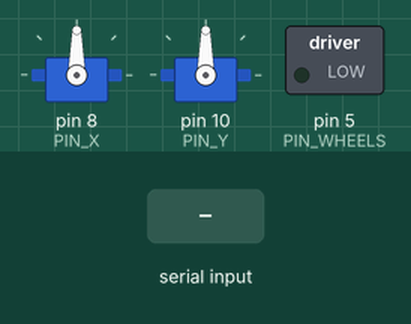
The sketch below on a simulated Arduino Uno, built with avr-gcc and run on an emulated ATmega328P. On the bench: 2 × servo, switched loads named in the sketch (green lamp = pin HIGH). The test bench sets the inputs (shaded band).

Above: at 1.2 s.
1.3 s: "90,45,200\n" received over Serial
At 2.7 s:
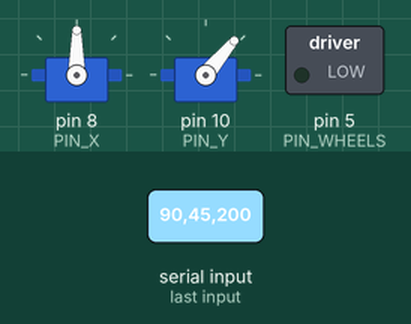
Timing chart, 0 to 4.3 s (numbered marks = the images above; inputs shaded):
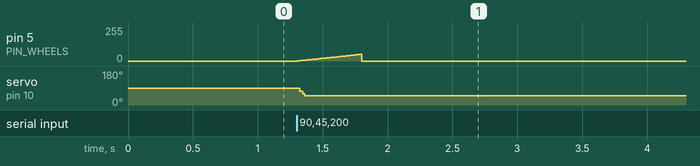

Measured:
- after the input at 1.3 s, pin 5 (PIN_WHEELS): rises from 0/255 to 50/255 in 0.48 s, then falls to 0/255 in 0.01 s; servo on pin 10 (PIN_Y): 90° → 50° at once

The sketch:

project_turrent.ino
```cpp
// Camera turret.
// Reads "x,y,fire\n" over USB serial at 115200 (x, y = whole degrees, fire = 0 or 1).
//   D8  = X (pan) servo signal
//   D10 = Y (tilt) servo signal
//   D5  = DC motors (PWM, through the 220 ohm resistor to the MOSFET gate)
// Servos and motors run from their OWN battery packs. All grounds tied together.
#include <Servo.h>
#include <avr/wdt.h>

const uint8_t PIN_X = 8;
const uint8_t PIN_Y = 10;
const uint8_t PIN_WHEELS = 5;            // must be a PWM pin (3, 5, 6, 9*, 10*, 11) — 9/10 are taken by Servo

// Servo travel limits. Kept inside the servos' end stops so they never strain / lock up.
// If a servo still buzzes or stalls at one end, pull that number toward 90.
// Keep these the same as X_MIN..Y_MAX in camera_turret.html.
const int X_MIN = 30, X_MAX = 150;
const int Y_MIN = 50, Y_MAX = 120;

// DC motor power
const int MAX_POWER_PCT = 60;            // top speed, % of full power
const unsigned long RAMP_UP_MS = 1500;   // time to rev from stopped to top speed

const int STEP_X = 2;                    // degrees per step, pan (higher = faster)
const int STEP_Y = 2;                    // degrees per step, tilt
const unsigned long STEP_MS = 3;
const unsigned long MIN_ON_MS = 400;     // a quick tap still spins the wheels this long
const unsigned long FAILSAFE_MS = 500;   // no messages for this long -> motors off

const int MAX_PWM = 255L * MAX_POWER_PCT / 100;

Servo xServo, yServo;

int curX = 90, curY = 90;
int tgtX = 90, tgtY = 90;

bool fireHeld = false;
unsigned long fireUntil = 0;
unsigned long lastMsg = 0;
unsigned long lastStep = 0;
unsigned long lastRamp = 0;
float power = 0;                         // current motor PWM, 0..MAX_PWM

char buf[24];
uint8_t idx = 0;

int moveToward(int cur, int tgt, int step) {
  if (abs(tgt - cur) <= step) return tgt;
  return cur + ((tgt > cur) ? step : -step);
}

void setup() {
  wdt_disable();
  Serial.begin(115200);
  pinMode(PIN_WHEELS, OUTPUT);
  analogWrite(PIN_WHEELS, 0);
  xServo.attach(PIN_X);
  yServo.attach(PIN_Y);
  xServo.write(curX);
  yServo.write(curY);
  // if motor noise ever freezes the board, the watchdog reboots it within half a second
  wdt_enable(WDTO_500MS);
}

void loop() {
  wdt_reset();
  unsigned long now = millis();

  // read "x,y,fire\n"
  while (Serial.available()) {
    char c = Serial.read();
    if (c == '\n') {
      buf[idx] = 0;
      int x, y, f;
      if (sscanf(buf, "%d,%d,%d", &x, &y, &f) == 3) {
        tgtX = constrain(x, X_MIN, X_MAX);
        tgtY = constrain(y, Y_MIN, Y_MAX);
        fireHeld = (f != 0);
        if (fireHeld) fireUntil = now + MIN_ON_MS;
        lastMsg = now;
      }
      idx = 0;
    } else if (idx < sizeof(buf) - 1) {
      buf[idx++] = c;
    }
  }

  // motors: on while held, or briefly after a tap. Off if the laptop goes quiet.
  bool alive = (now - lastMsg) < FAILSAFE_MS;
  bool motorsOn = alive && (fireHeld || (long)(fireUntil - now) > 0);
  if (!motorsOn) {
    power = 0;                           // stop right away
  } else if (now - lastRamp >= 10) {
    power = min((float)MAX_PWM, power + MAX_PWM * (now - lastRamp) / (float)RAMP_UP_MS);   // rev up slowly
  }
  if (now - lastRamp >= 10) lastRamp = now;
  analogWrite(PIN_WHEELS, (int)power);

  // glide the servos toward the target
  if (now - lastStep >= STEP_MS) {
    lastStep = now;
    if (curX != tgtX) {
      curX = moveToward(curX, tgtX, STEP_X);
      xServo.write(curX);
    }
    if (curY != tgtY) {
      curY = moveToward(curY, tgtY, STEP_Y);
      yServo.write(curY);
    }
  }
}
```
